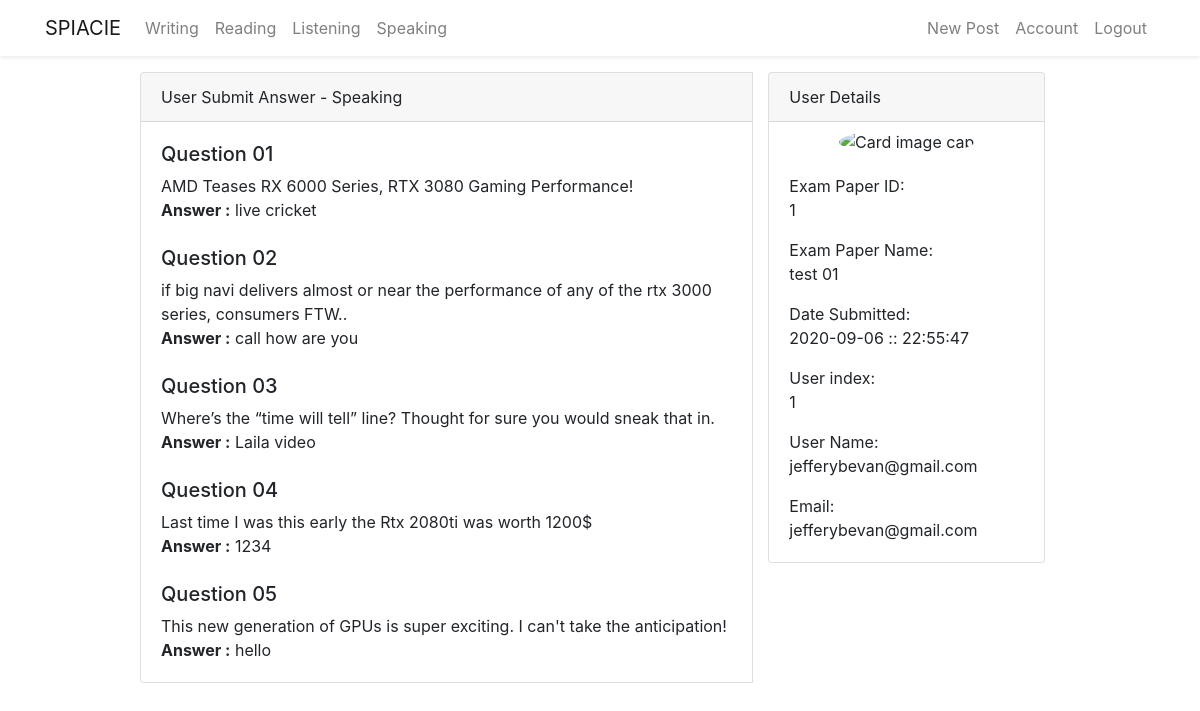
/speaking/1/result (signed in), run on the app's committed database.
### flaskblog/models.py (models this page shows, shortened)
class Speakingquestion(db.Model):
    id = db.Column(db.Integer, primary_key=True)
    title = db.Column(db.String(300), unique=True, nullable=False)
    question_01 = db.Column(db.String(500), nullable=False)
    question_02 = db.Column(db.String(500), nullable=False)
    question_03 = db.Column(db.String(500), nullable=False)
    question_04 = db.Column(db.String(500), nullable=False)
    question_05 = db.Column(db.String(500), nullable=False)
    date_posted = db.Column(db.DateTime, nullable=False,
                            default=datetime.now())
    user_id = db.Column(db.Integer, db.ForeignKey('user.id'), nullable=False)
    def __repr__(self):
        return f"Speakingquestion('{self.id}','{self.user_id}')"

class Speakinganswersaved(db.Model):
    id = db.Column(db.Integer, primary_key=True)
    pid = db.Column(db.Integer, nullable=True)
    answer01 = db.Column(db.String(500), nullable=True)
    answer02 = db.Column(db.String(500), nullable=True)
    answer03 = db.Column(db.String(500), nullable=True)
    answer04 = db.Column(db.String(500), nullable=True)
    answer05 = db.Column(db.String(500), nullable=True)
    date_posted = db.Column(db.DateTime, nullable=False,
                            default=datetime.now())
    user_id = db.Column(db.Integer, db.ForeignKey('user.id'), nullable=False)

class User(db.Model, UserMixin):
    id = db.Column(db.Integer, primary_key=True)
    firstname = db.Column(db.String(20), nullable=False)
    lastname = db.Column(db.String(20), nullable=False)
    username = db.Column(db.String(20), unique=True, nullable=False)
    email = db.Column(db.String(20), unique=True, nullable=False)
    password = db.Column(db.String(20), nullable=False)
    image_file = db.Column(db.String(20), nullable=False,
                           default='default.jpg')
    post = db.relationship('Post', backref='author', lazy=True)
    writingpaper = db.relationship(
        'Writingpaper', backref='wcreator', lazy=True)
    writinganswer = db.relationship(
        'Writingpaperanswer', backref='wcandidate', lazy=True)
    speaking = db.relationship(
        'Speaking', backref='vspeak', lazy=True)
    speakinganswer = db.relationship(
        'Speakinganswer', backref='speakanswer', lazy=True)
    speakingquestion = db.relationship(
        'Speakingquestion', backref='speakquestion', lazy=True)
    Speakinganswersav = db.relationship(
        'Speakinganswersaved', backref='speakinganswersaved', lazy=True)

### flaskblog/speaking/routes.py (the view)
@speaking.route("/speaking/<int:speaking_id>/result", methods=['POST', 'GET'])
@login_required
def result(speaking_id):
    speaking_answer = Speakingquestion.query.get_or_404(speaking_id)
    speaking_ans = Speakinganswersaved.query.get_or_404(speaking_id)
    print(speaking_answer)
    if speaking_answer.speakquestion != current_user:
        abort(403)
    else:
        spic_file = url_for(
            'static', filename='profile_pics/' + current_user.image_file)
        return render_template('speaking_anwser.html', title='Update',
                               legend='Update', speaking_answer=speaking_answer, spic_file=spic_file, speaking_ans=speaking_ans)

### flaskblog/models.py (called while the page is built)
@login_manger.user_loader
def load_user(user_id):
    return User.query.get(int(user_id))

### flaskblog/templates/speaking_anwser.html
{% extends 'layout.html' %} {% block content %}
{% if speaking_answer.speakquestion == current_user %}
<div class="row justify-content-center mt-3">
  <div class="col-md-10 mb-5">
    <div class="card-group">
      <div class="card">
        <div class="card-header">User Submit Answer - Speaking</div>
        <div class="card-body">
          <div class="text-md-left">
            <h5>Question 01</h5>
            {% autoescape false %} {{speaking_answer.question_01.replace('\n', '<br />')}} {% endautoescape %}
            <br/>
            {% autoescape false %}<b>Answer :</b> {{speaking_ans.answer01.replace('\n', '<br />')}} {% endautoescape %}
          </div>
          <br/>
          <div class="text-md-left">
            <h5>Question 02</h5>
            {% autoescape false %} {{speaking_answer.question_02.replace('\n', '<br />')}} {% endautoescape %}
            <br/>
            {% autoescape false %}<b>Answer :</b> {{speaking_ans.answer02.replace('\n', '<br />')}} {% endautoescape %}
          </div>
          <br/>
          <div class="text-md-left">
            <h5>Question 03</h5>
            {% autoescape false %} {{speaking_answer.question_03.replace('\n', '<br />')}} {% endautoescape %}<br/>
            {% autoescape false %}<b>Answer :</b> {{speaking_ans.answer03.replace('\n', '<br />')}} {% endautoescape %}
          </div>
          <br/>
          <div class="text-md-left">
            <h5>Question 04</h5>
            {% autoescape false %} {{speaking_answer.question_04.replace('\n', '<br />')}} {% endautoescape %}<br/>
            {% autoescape false %}<b>Answer :</b> {{speaking_ans.answer04.replace('\n', '<br />')}} {% endautoescape %}
          </div>
          <br/>
          <div class="text-md-left">
            <h5>Question 05</h5>
            {% autoescape false %} {{speaking_answer.question_05.replace('\n', '<br />')}} {% endautoescape %}<br/>
            {% autoescape false %}<b>Answer :</b> {{speaking_ans.answer05.replace('\n', '<br />')}} {% endautoescape %}
          </div>
        </div>
        </div>
        <div class="col-md-4">
          <div class="card md-2 mb-1">
            <div class="card-header">User Details</div>
            <div class="media justify-content-center">
                  <img
                    class="rounded-circle mt-2"
                    src="{{ spic_file }}"
                    alt="Card image cap"
                  />
                </div>
            <div class="card-body">
                <p class="card-text">
                Exam Paper ID: <br />{{ speaking_answer.speakquestion.id }}
                </p>
                <p class="card-text">
                Exam Paper Name:<br />{{ speaking_answer.title }}
                </p>
                <p class="card-text">
                Date Submitted:
                <br />{{speaking_answer.date_posted.strftime("%Y-%m-%d :: %H:%M:%S")}}
                </p>
                <p class="card-text">
                    User index: <br />{{ current_user.id }}
                </p>
                <p class="card-text">
                    User Name: <br />{{ current_user.username}}
                </p>
                <p class="card-text">Email: <br />{{ current_user.email}}</p>
            </div>
          </div>
        </div>
      </div>
    </div>
  </div>
</div>
{% endif %}
{% endblock content %}

### data on the page
Speakingquestion: question_01.replace "AMD Teases RX 6000 Series, RTX 3080 Gaming Performance!", question_02.replace "if big navi delivers almost or near the performance of any of the rtx 3000 series, consumers FTW..", question_03.replace "Where’s the “time will tell” line? Thought for sure you would sneak that in.", question_04.replace "Last time I was this early the Rtx 2080ti was worth 1200$", question_05.replace "This new generation of GPUs is super exciting. I can't take the anticipation!", title "test 01", date_posted "2020-09-06 :: 22:55:47"
Speakinganswersaved: answer01.replace "live cricket", answer02.replace "call how are you", answer03.replace "Laila video", answer04.replace "1234", answer05.replace "hello"
User: speakquestion.id "1", id "1", username "jefferybevan@gmail.com", email "jefferybevan@gmail.com"
